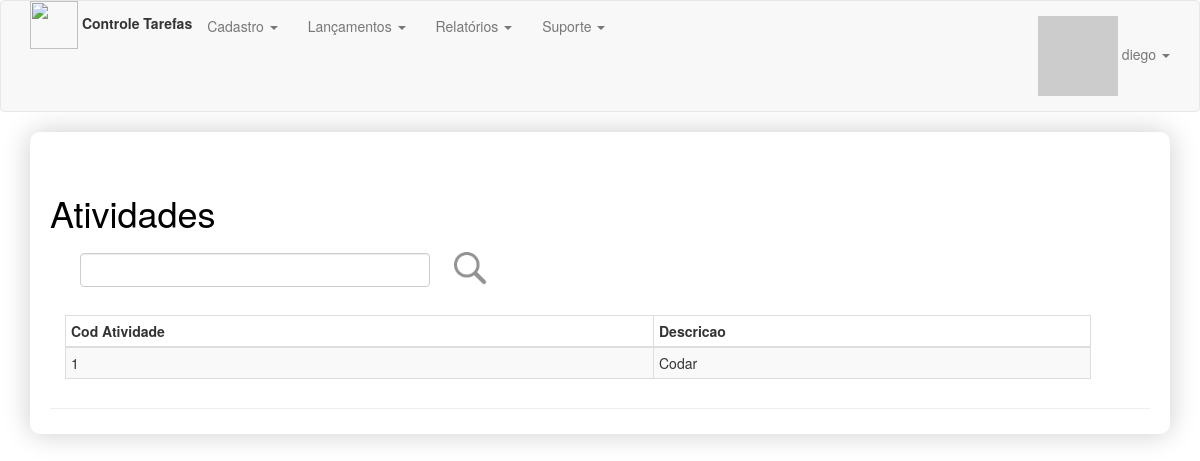
Screenshot of /admin/atividade/lista (signed in) with the database file from the repository.
### app/models.py (models this page shows, shortened)
class User(UserMixin, db.Model):
    __tablename__ = 'users'
    id = db.Column(db.Integer, primary_key=True, autoincrement=True)
    email = db.Column(db.String(64), nullable=False, unique=True, index=True)
    username = db.Column(db.String(64), nullable=False, unique=True, index=True)
    is_admin = db.Column(db.Boolean)
    password_hash = db.Column(db.String(256))
    name = db.Column(db.String(64))
    location = db.Column(db.String(64))
    bio = db.Column(db.Text)
    member_since = db.Column(db.DateTime(), default=datetime.utcnow)
    avatar_hash = db.Column(db.String(256))
    talks = db.relationship('Talk', lazy='dynamic', backref='author')
    @property
    def password(self):
        raise AttributeError('password is not a readable attribute')
    def gravatar(self, size=100, default='identicon', rating='g'):
        if request.is_secure:
            url = 'https://secure.gravatar.com/avatar'
        else:
            url = 'http://www.gravatar.com/avatar'
        hash = self.avatar_hash or hashlib.md5(self.email.encode('utf-8')).hexdigest()
        return "{url}/{hash}?s={size}&d={default}&r={rating}".format(url=url, hash=hash, size=size, default=default, rating=rating)

class Atividade(db.Model):
    __tablename__= 'atividade'
    id = db.Column(db.Integer, primary_key=True, autoincrement=True)
    descricao = db.Column(db.Text())

### app/atividade/routes.py (the view)
@atividade.route('/lista', methods=['GET','POST'])
def atividadeLista():
    if request.form.get('submitFiltro') == 'submitFiltro':
        filtro = request.form.get('txtFiltro')
        if filtro is None or filtro == "":
            atividadeLista = Atividade.query.all()
        else:
            atividadeLista = Atividade.query.filter(or_(Atividade.id.like('%' + filtro + '%'),
                                                        Atividade.descricao.like('%' + filtro + '%')))
    else:
        atividadeLista = Atividade.query.all()
    return render_template('atividade/atividadeCadastroLista.html', atividadeLista=atividadeLista)

### app/models.py (called while the page is built)
@login_manager.user_loader
def load_user(user_id):
    return User.query.get(int(user_id))

### app/templates/atividade/atividadeCadastroLista.html
{% extends "base.html" %}
{% block page_content %}
<div class="page-header" style="">
    <div class="container">
        <div class="row">
            <h1>Atividades</h1>
            <div class="col-sm-12">
                <form method="post" action="/admin/atividade/lista">
                    <div class="col-sm-4" style="padding-top:10px">
                        <input name="txtFiltro" class="form-control" type="text" title="filtro">
                    </div>
                    <input type="image" src="{{ url_for('static', filename='imagens/search.png') }}" width="48"
                           height="48" value="submitFiltro" name="submitFiltro">
                </form>
            </div>
        </div>
        <br/>
        <div class="table-responsive">
            <table class="table table-striped table-bordered table-hover table-condensed" style="width:90%">
                <thead class="thead-dark">
                <tr>
                    <th>Cod Atividade</th>
                    <th>Descricao</th>
                </tr>
                </thead>
                {% for atividade in atividadeLista %}
                <tbody>
                <tr>
                    <td>{{atividade.id}}</td>
                    <td>{{atividade.descricao}}</td>
                </tr>
                </tbody>
                {% endfor %}
            </table>
        </div>
    </div>
</div>
{% endblock %}

### app/templates/base.html (shortened to what this page needs)
{% extends "bootstrap/base.html" %}
{% block head %}
{{ super() }}
{% endblock %}
{% block styles %}
{{ super() }}
    <link rel="stylesheet" type="text/css" href="{{ url_for('static', filename='css/estilo.css') }}">
{% endblock %}
{% block navbar %}
<div class="navbar navbar-default" role="navigation">
    <div class="container">
        <div class="nav navbar-nav navbar-left">
           <img src="{{ url_for('static', filename='imagens/time.png') }}" width="48" height="48">
            <label>Controle Tarefas</label>
        </div>
        <ul class="nav navbar-nav">
            {% if ((current_user.is_authenticated) and (current_user.is_admin)) %}
            <li class="dropdown">
                <a class="dropdown-toggle" data-toggle="dropdown" href="#">Cadastro
                    <span class="caret"></span></a>
            </li>
            {% endif %}
            {% if (current_user.is_authenticated)%}
            <li class="dropdown">
            <a class="dropdown-toggle" data-toggle="dropdown" href="#">Lançamentos
                <span class="caret"></span></a>
            </li>
            <li class="dropdown">
                <a class="dropdown-toggle" data-toggle="dropdown" href="#">Relatórios
                    <span class="caret"></span></a>
            </li>
            <li class="dropdown">
                <a class="dropdown-toggle" data-toggle="dropdown" href="#">Suporte
                    <span class="caret"></span></a>
            </li>
            {% endif %}
        </ul>
        <ul class="nav navbar-nav navbar-right">
            {% if not current_user.is_authenticated %}
            <li><a href="{{ url_for('auth.login') }}">Login</a></li>
            {% else %}
            <li class="dropdown">
                <a href="#" class="dropdown-toggle" data-toggle="dropdown">
                    <img src="{{ current_user.gravatar(size=18) }}">
                    {{ current_user.username }}
                    <b class="caret"></b>
                </a>
            </li>
            {% endif %}
        </ul>
    </div>
</div>
{% endblock %}
{% block content %}
<div class="container">
    <div class="demo">
        {% block page_content %}{% endblock %}
    </div>
</div>
{% endblock %}

### app/static/css/estilo.css (style rules this page uses)
.demo { padding: 1px 20px 5px 20px; -webkit-box-shadow: 0px 0px 28px 0px rgba(0,0,0,0.2); box-shadow: 0px 0px 28px 0px rgba(0,0,0,0.2); border-radius: 10px; }
h1 { color: black; text-align: left; padding: 0px; }

### rows the page displays
User: username "diego"
Atividade: id "1", descricao "Codar"
